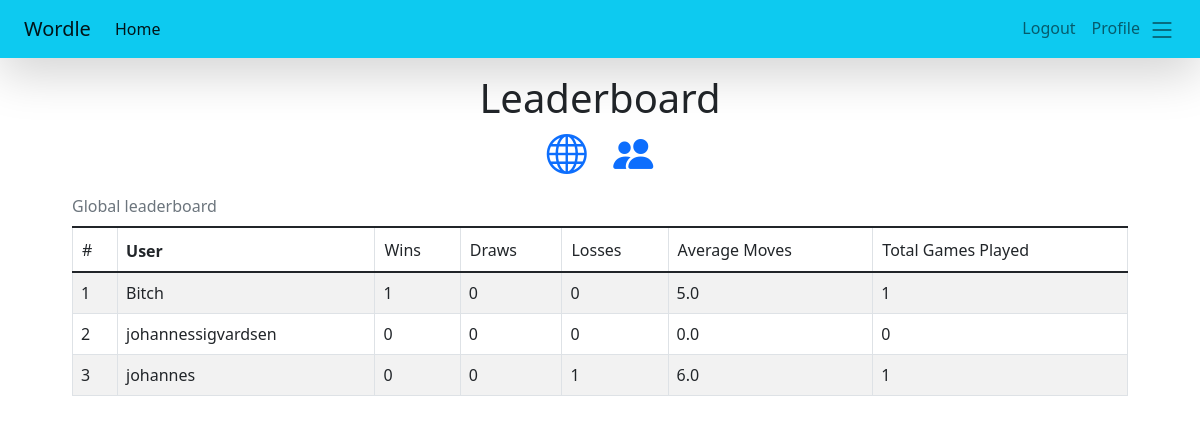
Page /accounts/leaderboard/ (signed in) on the earlier database version.
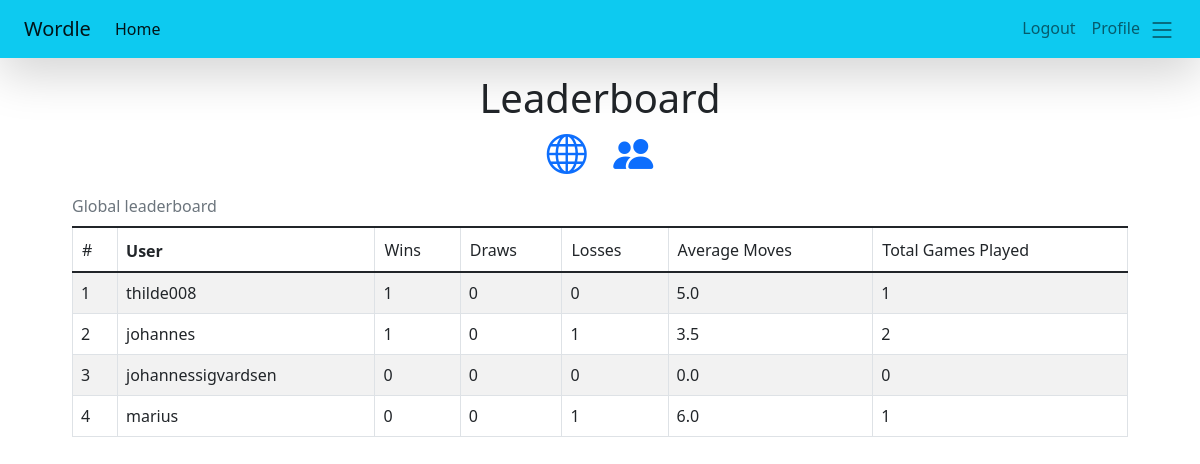
Same page on the later database version.
### accounts/models.py (models this page shows, shortened)
class Profile(models.Model):
    user = models.OneToOneField(settings.AUTH_USER_MODEL, on_delete=models.CASCADE, related_name='profile_user')
    wins = models.IntegerField(default=0, name="wins")
    draws = models.IntegerField(default=0, name="draws")
    losses = models.IntegerField(default=0, name="losses")
    total_guesses = models.IntegerField(default=0, name="total_guesses")
    total_games = models.IntegerField(default=0, name="total_games")
    av_moves = models.FloatField(default=0, name='av_moves')
    def __str__(self):
        return(self.user.username)

### accounts/views.py (the view)
# urls.py: path('leaderboard/', views.leaderboard, name='leaderboard', kwargs={'leaderboard_type': 'global'}),
@login_required
def leaderboard(request, leaderboard_type="global"):
    if leaderboard_type == "friends":
        user = request.user
        friends = FriendList.objects.get(user=user).friends.all()
        profiles = Profile.objects.filter(user__in = friends)
        user_profile = Profile.objects.filter(user=request.user)
        profiles = profiles.union(user_profile).order_by('-wins')
        counter = itertools.count(1)
        stats = [[user.wins, user.draws, user.losses, user, next(counter), user.av_moves, user.total_games] for user in profiles]
        type_ = "Friends"
    elif leaderboard_type == "global":
        counter = itertools.count(1)
        profiles = Profile.objects.all().order_by('-wins')
        stats = [[user.wins, user.draws, user.losses, user, next(counter), user.av_moves, user.total_games] for user in profiles]
        type_ = "Global"
    context = {
        'profiles': profiles,
        'stats': stats,
        'type': type_
        }
    return render(request, 'leaderboard.html', context)

### templates/leaderboard.html (shortened to what this page needs)
{% extends 'base.html' %}
{% block content %}
<div class="text-center">
    <h1>Leaderboard<h1>
            <a href="{% url 'leaderboard' leaderboard_type='global'%}"><i class="bi bi-globe mx-2"></i></a>
            <a href="{% url 'leaderboard' leaderboard_type='friends'%}"><i class="bi bi-people-fill mx-2"></i></a>
</div>
<div class="d-flex p-4 justify-content-center pt-0">
    <div class="col mx-5">
        <table class="table table-hover table-bordered table-striped caption-top" id="table">
            <caption>{{type}} leaderboard</caption>
            <thead>
                <th scope="col" onclick="sortTable(0)"><a class="btn p-0 m-0">#</a></th>
                <th scope="col" onclick="sortTable(1)"><a>User</a></th>
                <th scope="col" onclick="sortTable(2)"><a class="btn p-0 m-0">Wins</a></th>
                <th scope="col" onclick="sortTable(3)"><a class="btn p-0 m-0">Draws</a></th>
                <th scope="col" onclick="sortTable(4)"><a class="btn p-0 m-0">Losses</a></th>
                <th scope="col" onclick="sortTable(5)"><a class="btn p-0 m-0">Average Moves</a></th>
                <th scope="col" onclick="sortTable(6)"><a class="btn p-0 m-0">Total Games Played</a></th>
            </thead>
            <tbody>
                {% for win, draw, loss, user, counter, av_moves, total_games in stats %}
                <tr>
                    <td>{{counter}}</td>
                    <td>{{user}}</td>
                    <td>{{win}}</td>
                    <td>{{draw}}</td>
                    <td>{{loss}}</td>
                    <td>{{av_moves}}</td>
                    <td>{{total_games}}</td>
                </tr>
                {% endfor %}
            </tbody>
        </table>
    </div>
</div>
{% endblock %}

### templates/base.html (shortened to what this page needs)
<!DOCTYPE html>
<html>
<head>
  <link href="https://cdn.jsdelivr.net/npm/bootstrap@5.1.3/dist/css/bootstrap.min.css" rel="stylesheet"
>
  <link rel="stylesheet" href="https://cdn.jsdelivr.net/npm/bootstrap-icons@1.8.1/font/bootstrap-icons.css">
</head>
<body>
  <main>
    <nav class="container-fluid shadow-lg mb-3 navbar navbar-expand-lg navbar-light bg-info">
      <div class="container-fluid">
        <a class="navbar-brand" href=" {% url 'home' %}">Wordle</a>
        <div class="collapse navbar-collapse" id="navbarSupportedContent">
          <ul class="navbar-nav me-auto mb-2 mb-lg-0">
            <li class="nav-item">
              <a class="nav-link active" aria-current="page" href="{% url 'home' %}">Home</a>
            </li>
          </ul>
          {% if user.is_authenticated%}
          <ul class="navbar-nav ml-auto">
            <li class="nav-item" id="logout_button">
              <a class="nav-link" href=" {% url 'logout' %}">Logout</a>
            </li>
            <li class="nav-item" id="profile">
              <a class="nav-link" href="{% url 'profile' user_id=user.id %}">Profile</a>
            </li>
            <li class="nav-item">
              <a class="nav-link p-0" data-bs-toggle="offcanvas" href="#offcanvasExample" role="button"
                aria-controls="offcanvasExample" style="font-size: 1.75rem;"><i class="bi bi-list p-0 m-0"></i></a>
            </li>
          </ul>
          {% endif %}
        </div>
      </div>
    </nav>
    {% block content %}
    {% endblock %}
  </main>
</body>
</html>

Differences in the rows shown:
changed through a linked row, Profile: user.username "Bitch" → "thilde008"
changed Profile "johannes": total_games "3" → "2"; win "0" → "1"; av_moves "6.0" → "3.5"; total_games "1" → "2"; moves up the list
computed for Profile "johannessigvardsen": user "2" → "3"
added Profile: id "4", user.username "marius", win "0", draw "0", loss "1", av_moves "6.0", total_games "1"
